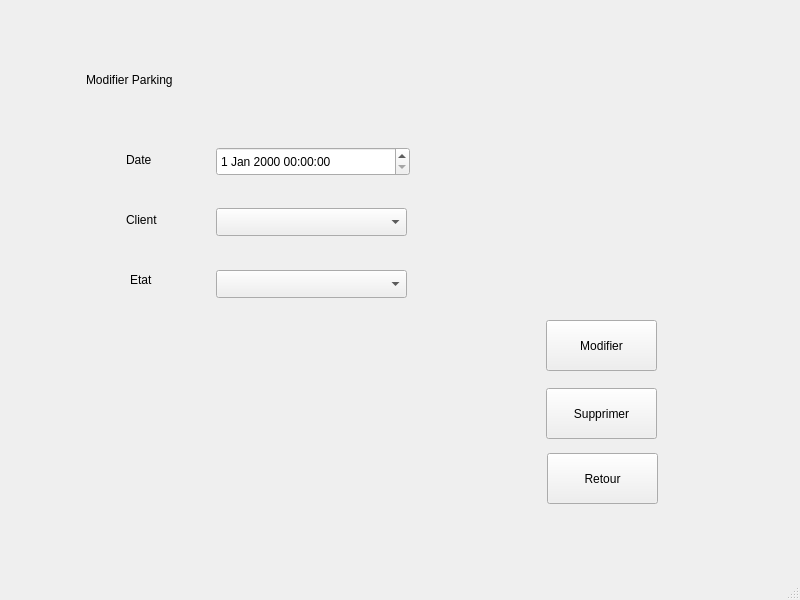
<?xml version="1.0" encoding="UTF-8"?>
<ui version="4.0">
 <class>MainWindow</class>
 <widget class="QMainWindow" name="MainWindow">
  <property name="geometry">
   <rect>
    <x>0</x>
    <y>0</y>
    <width>800</width>
    <height>600</height>
   </rect>
  </property>
  <property name="windowTitle">
   <string>MainWindow</string>
  </property>
  <widget class="QWidget" name="centralwidget">
   <widget class="QStackedWidget" name="stackedWidget">
    <property name="geometry">
     <rect>
      <x>0</x>
      <y>0</y>
      <width>781</width>
      <height>551</height>
     </rect>
    </property>
    <property name="currentIndex">
     <number>6</number>
    </property>
    <widget class="QWidget" name="page">
     <widget class="QGroupBox" name="groupBox">
      <property name="geometry">
       <rect>
        <x>120</x>
        <y>60</y>
        <width>521</width>
        <height>441</height>
       </rect>
      </property>
      <property name="title">
       <string>Menu</string>
      </property>
      <widget class="QPushButton" name="btnClient">
       <property name="geometry">
        <rect>
         <x>190</x>
         <y>90</y>
         <width>131</width>
         <height>61</height>
        </rect>
       </property>
       <property name="text">
        <string>Clients</string>
       </property>
      </widget>
      <widget class="QPushButton" name="btnParking">
       <property name="geometry">
        <rect>
         <x>190</x>
         <y>200</y>
         <width>131</width>
         <height>61</height>
        </rect>
       </property>
       <property name="text">
        <string>Parkings</string>
       </property>
      </widget>
     </widget>
    </widget>
    <widget class="QWidget" name="page_2">
     <widget class="QLabel" name="label">
      <property name="geometry">
       <rect>
        <x>30</x>
        <y>30</y>
        <width>111</width>
        <height>20</height>
       </rect>
      </property>
      <property name="text">
       <string>Gestion Clients</string>
      </property>
     </widget>
     <widget class="QPushButton" name="btnRetour1">
      <property name="geometry">
       <rect>
        <x>630</x>
        <y>468</y>
        <width>101</width>
        <height>51</height>
       </rect>
      </property>
      <property name="text">
       <string>Retour</string>
      </property>
     </widget>
     <widget class="QTableView" name="tvClient">
      <property name="geometry">
       <rect>
        <x>70</x>
        <y>120</y>
        <width>641</width>
        <height>291</height>
       </rect>
      </property>
     </widget>
     <widget class="QLineEdit" name="leSearchClient">
      <property name="geometry">
       <rect>
        <x>70</x>
        <y>80</y>
        <width>391</width>
        <height>28</height>
       </rect>
      </property>
     </widget>
     <widget class="QPushButton" name="btnAddClient">
      <property name="geometry">
       <rect>
        <x>80</x>
        <y>460</y>
        <width>141</width>
        <height>51</height>
       </rect>
      </property>
      <property name="text">
       <string>Ajouter Client</string>
      </property>
     </widget>
     <widget class="QComboBox" name="cbCSort">
      <property name="geometry">
       <rect>
        <x>590</x>
        <y>80</y>
        <width>121</width>
        <height>28</height>
       </rect>
      </property>
     </widget>
    </widget>
    <widget class="QWidget" name="page_3">
     <widget class="QLabel" name="label_2">
      <property name="geometry">
       <rect>
        <x>40</x>
        <y>30</y>
        <width>111</width>
        <height>20</height>
       </rect>
      </property>
      <property name="text">
       <string>Gestion Parkings</string>
      </property>
     </widget>
     <widget class="QPushButton" name="btnRetour2">
      <property name="geometry">
       <rect>
        <x>640</x>
        <y>460</y>
        <width>101</width>
        <height>51</height>
       </rect>
      </property>
      <property name="text">
       <string>Retour</string>
      </property>
     </widget>
     <widget class="QPushButton" name="btnAddParking">
      <property name="geometry">
       <rect>
        <x>90</x>
        <y>450</y>
        <width>141</width>
        <height>51</height>
       </rect>
      </property>
      <property name="text">
       <string>Ajouter Parking</string>
      </property>
     </widget>
     <widget class="QTableView" name="tvParking">
      <property name="geometry">
       <rect>
        <x>80</x>
        <y>110</y>
        <width>641</width>
        <height>291</height>
       </rect>
      </property>
     </widget>
     <widget class="QComboBox" name="cbPSort">
      <property name="geometry">
       <rect>
        <x>600</x>
        <y>70</y>
        <width>121</width>
        <height>28</height>
       </rect>
      </property>
     </widget>
     <widget class="QLineEdit" name="leSearchParking">
      <property name="geometry">
       <rect>
        <x>80</x>
        <y>70</y>
        <width>391</width>
        <height>28</height>
       </rect>
      </property>
     </widget>
    </widget>
    <widget class="QWidget" name="page_4">
     <widget class="QLabel" name="label_3">
      <property name="geometry">
       <rect>
        <x>50</x>
        <y>50</y>
        <width>171</width>
        <height>20</height>
       </rect>
      </property>
      <property name="text">
       <string>Ajouter Client</string>
      </property>
     </widget>
     <widget class="QPushButton" name="btnAddCRetour">
      <property name="geometry">
       <rect>
        <x>500</x>
        <y>360</y>
        <width>111</width>
        <height>51</height>
       </rect>
      </property>
      <property name="text">
       <string>Retour</string>
      </property>
     </widget>
     <widget class="QPushButton" name="btnAddC">
      <property name="geometry">
       <rect>
        <x>500</x>
        <y>292</y>
        <width>111</width>
        <height>51</height>
       </rect>
      </property>
      <property name="text">
       <string>Ajouter</string>
      </property>
     </widget>
     <widget class="QLineEdit" name="leAddCLast">
      <property name="geometry">
       <rect>
        <x>160</x>
        <y>110</y>
        <width>161</width>
        <height>28</height>
       </rect>
      </property>
     </widget>
     <widget class="QLabel" name="label_4">
      <property name="geometry">
       <rect>
        <x>60</x>
        <y>110</y>
        <width>101</width>
        <height>20</height>
       </rect>
      </property>
      <property name="text">
       <string>Nom</string>
      </property>
     </widget>
     <widget class="QLineEdit" name="leAddCFirst">
      <property name="geometry">
       <rect>
        <x>480</x>
        <y>110</y>
        <width>161</width>
        <height>28</height>
       </rect>
      </property>
     </widget>
     <widget class="QLabel" name="label_5">
      <property name="geometry">
       <rect>
        <x>380</x>
        <y>110</y>
        <width>101</width>
        <height>20</height>
       </rect>
      </property>
      <property name="text">
       <string>Prenom</string>
      </property>
     </widget>
     <widget class="QLineEdit" name="leAddCAdress">
      <property name="geometry">
       <rect>
        <x>160</x>
        <y>170</y>
        <width>161</width>
        <height>28</height>
       </rect>
      </property>
     </widget>
     <widget class="QLabel" name="label_6">
      <property name="geometry">
       <rect>
        <x>60</x>
        <y>170</y>
        <width>101</width>
        <height>20</height>
       </rect>
      </property>
      <property name="text">
       <string>Adresse</string>
      </property>
     </widget>
     <widget class="QLineEdit" name="leAddCCIN">
      <property name="geometry">
       <rect>
        <x>480</x>
        <y>170</y>
        <width>161</width>
        <height>28</height>
       </rect>
      </property>
     </widget>
     <widget class="QLabel" name="label_7">
      <property name="geometry">
       <rect>
        <x>380</x>
        <y>170</y>
        <width>101</width>
        <height>20</height>
       </rect>
      </property>
      <property name="text">
       <string>CIN</string>
      </property>
     </widget>
     <widget class="QLineEdit" name="leAddCEmail">
      <property name="geometry">
       <rect>
        <x>160</x>
        <y>240</y>
        <width>161</width>
        <height>28</height>
       </rect>
      </property>
     </widget>
     <widget class="QLabel" name="label_8">
      <property name="geometry">
       <rect>
        <x>60</x>
        <y>240</y>
        <width>101</width>
        <height>20</height>
       </rect>
      </property>
      <property name="text">
       <string>E-mail</string>
      </property>
     </widget>
    </widget>
    <widget class="QWidget" name="page_5">
     <widget class="QLabel" name="label_14">
      <property name="geometry">
       <rect>
        <x>80</x>
        <y>250</y>
        <width>101</width>
        <height>20</height>
       </rect>
      </property>
      <property name="text">
       <string>E-mail</string>
      </property>
     </widget>
     <widget class="QLineEdit" name="leAddCAdress_2">
      <property name="geometry">
       <rect>
        <x>180</x>
        <y>180</y>
        <width>161</width>
        <height>28</height>
       </rect>
      </property>
     </widget>
     <widget class="QPushButton" name="btnUpdateC">
      <property name="geometry">
       <rect>
        <x>520</x>
        <y>302</y>
        <width>111</width>
        <height>51</height>
       </rect>
      </property>
      <property name="text">
       <string>Modifier</string>
      </property>
     </widget>
     <widget class="QLabel" name="label_10">
      <property name="geometry">
       <rect>
        <x>400</x>
        <y>120</y>
        <width>101</width>
        <height>20</height>
       </rect>
      </property>
      <property name="text">
       <string>Prenom</string>
      </property>
     </widget>
     <widget class="QLineEdit" name="leAddCCIN_2">
      <property name="geometry">
       <rect>
        <x>500</x>
        <y>180</y>
        <width>161</width>
        <height>28</height>
       </rect>
      </property>
     </widget>
     <widget class="QLabel" name="label_13">
      <property name="geometry">
       <rect>
        <x>400</x>
        <y>180</y>
        <width>101</width>
        <height>20</height>
       </rect>
      </property>
      <property name="text">
       <string>CIN</string>
      </property>
     </widget>
     <widget class="QLabel" name="label_9">
      <property name="geometry">
       <rect>
        <x>80</x>
        <y>120</y>
        <width>101</width>
        <height>20</height>
       </rect>
      </property>
      <property name="text">
       <string>Nom</string>
      </property>
     </widget>
     <widget class="QLineEdit" name="leAddCEmail_2">
      <property name="geometry">
       <rect>
        <x>180</x>
        <y>250</y>
        <width>161</width>
        <height>28</height>
       </rect>
      </property>
     </widget>
     <widget class="QLineEdit" name="leAddCFirst_2">
      <property name="geometry">
       <rect>
        <x>500</x>
        <y>120</y>
        <width>161</width>
        <height>28</height>
       </rect>
      </property>
     </widget>
     <widget class="QLabel" name="label_11">
      <property name="geometry">
       <rect>
        <x>70</x>
        <y>60</y>
        <width>171</width>
        <height>20</height>
       </rect>
      </property>
      <property name="text">
       <string>Modifier Client</string>
      </property>
     </widget>
     <widget class="QLabel" name="label_12">
      <property name="geometry">
       <rect>
        <x>80</x>
        <y>180</y>
        <width>101</width>
        <height>20</height>
       </rect>
      </property>
      <property name="text">
       <string>Adresse</string>
      </property>
     </widget>
     <widget class="QPushButton" name="btnRemoveC">
      <property name="geometry">
       <rect>
        <x>520</x>
        <y>370</y>
        <width>111</width>
        <height>51</height>
       </rect>
      </property>
      <property name="text">
       <string>Supprimer</string>
      </property>
     </widget>
     <widget class="QLineEdit" name="leAddCLast_2">
      <property name="geometry">
       <rect>
        <x>180</x>
        <y>120</y>
        <width>161</width>
        <height>28</height>
       </rect>
      </property>
     </widget>
     <widget class="QPushButton" name="btnUpdateRetour">
      <property name="geometry">
       <rect>
        <x>520</x>
        <y>440</y>
        <width>111</width>
        <height>51</height>
       </rect>
      </property>
      <property name="text">
       <string>Retour</string>
      </property>
     </widget>
    </widget>
    <widget class="QWidget" name="page_6">
     <widget class="QLabel" name="label_15">
      <property name="geometry">
       <rect>
        <x>60</x>
        <y>50</y>
        <width>211</width>
        <height>20</height>
       </rect>
      </property>
      <property name="text">
       <string>Ajouter Parking</string>
      </property>
     </widget>
     <widget class="QLabel" name="label_16">
      <property name="geometry">
       <rect>
        <x>100</x>
        <y>130</y>
        <width>63</width>
        <height>20</height>
       </rect>
      </property>
      <property name="text">
       <string>Date</string>
      </property>
     </widget>
     <widget class="QDateTimeEdit" name="dateTimeEdit">
      <property name="geometry">
       <rect>
        <x>190</x>
        <y>127</y>
        <width>194</width>
        <height>29</height>
       </rect>
      </property>
     </widget>
     <widget class="QComboBox" name="cbClientAddP">
      <property name="geometry">
       <rect>
        <x>190</x>
        <y>188</y>
        <width>191</width>
        <height>28</height>
       </rect>
      </property>
     </widget>
     <widget class="QComboBox" name="cbEtatAddp">
      <property name="geometry">
       <rect>
        <x>190</x>
        <y>250</y>
        <width>191</width>
        <height>28</height>
       </rect>
      </property>
     </widget>
     <widget class="QLabel" name="label_17">
      <property name="geometry">
       <rect>
        <x>100</x>
        <y>190</y>
        <width>63</width>
        <height>20</height>
       </rect>
      </property>
      <property name="text">
       <string>Client</string>
      </property>
     </widget>
     <widget class="QLabel" name="label_18">
      <property name="geometry">
       <rect>
        <x>104</x>
        <y>250</y>
        <width>63</width>
        <height>20</height>
       </rect>
      </property>
      <property name="text">
       <string>Etat</string>
      </property>
     </widget>
     <widget class="QPushButton" name="btnAddRetourP">
      <property name="geometry">
       <rect>
        <x>520</x>
        <y>368</y>
        <width>111</width>
        <height>51</height>
       </rect>
      </property>
      <property name="text">
       <string>Retour</string>
      </property>
     </widget>
     <widget class="QPushButton" name="btnAddP">
      <property name="geometry">
       <rect>
        <x>520</x>
        <y>300</y>
        <width>111</width>
        <height>51</height>
       </rect>
      </property>
      <property name="text">
       <string>Ajouter</string>
      </property>
     </widget>
     <widget class="QComboBox" name="cbClientidAddp">
      <property name="geometry">
       <rect>
        <x>550</x>
        <y>320</y>
        <width>16</width>
        <height>16</height>
       </rect>
      </property>
     </widget>
     <zorder>cbClientidAddp</zorder>
     <zorder>label_15</zorder>
     <zorder>label_16</zorder>
     <zorder>dateTimeEdit</zorder>
     <zorder>cbClientAddP</zorder>
     <zorder>cbEtatAddp</zorder>
     <zorder>label_17</zorder>
     <zorder>label_18</zorder>
     <zorder>btnAddRetourP</zorder>
     <zorder>btnAddP</zorder>
    </widget>
    <widget class="QWidget" name="page_7">
     <widget class="QLabel" name="label_22">
      <property name="geometry">
       <rect>
        <x>130</x>
        <y>270</y>
        <width>63</width>
        <height>20</height>
       </rect>
      </property>
      <property name="text">
       <string>Etat</string>
      </property>
     </widget>
     <widget class="QComboBox" name="cbEtatUpdatep">
      <property name="geometry">
       <rect>
        <x>216</x>
        <y>270</y>
        <width>191</width>
        <height>28</height>
       </rect>
      </property>
     </widget>
     <widget class="QComboBox" name="cbClientUpdateP">
      <property name="geometry">
       <rect>
        <x>216</x>
        <y>208</y>
        <width>191</width>
        <height>28</height>
       </rect>
      </property>
     </widget>
     <widget class="QPushButton" name="btnUpdateP">
      <property name="geometry">
       <rect>
        <x>546</x>
        <y>320</y>
        <width>111</width>
        <height>51</height>
       </rect>
      </property>
      <property name="text">
       <string>Modifier</string>
      </property>
     </widget>
     <widget class="QLabel" name="label_19">
      <property name="geometry">
       <rect>
        <x>126</x>
        <y>150</y>
        <width>63</width>
        <height>20</height>
       </rect>
      </property>
      <property name="text">
       <string>Date</string>
      </property>
     </widget>
     <widget class="QDateTimeEdit" name="dteUpdateP">
      <property name="geometry">
       <rect>
        <x>216</x>
        <y>147</y>
        <width>194</width>
        <height>29</height>
       </rect>
      </property>
     </widget>
     <widget class="QLabel" name="label_20">
      <property name="geometry">
       <rect>
        <x>86</x>
        <y>70</y>
        <width>211</width>
        <height>20</height>
       </rect>
      </property>
      <property name="text">
       <string>Modifier Parking</string>
      </property>
     </widget>
     <widget class="QComboBox" name="cbClientidUpdatep">
      <property name="geometry">
       <rect>
        <x>576</x>
        <y>340</y>
        <width>16</width>
        <height>16</height>
       </rect>
      </property>
     </widget>
     <widget class="QPushButton" name="btnRemoveP">
      <property name="geometry">
       <rect>
        <x>546</x>
        <y>388</y>
        <width>111</width>
        <height>51</height>
       </rect>
      </property>
      <property name="text">
       <string>Supprimer</string>
      </property>
     </widget>
     <widget class="QLabel" name="label_21">
      <property name="geometry">
       <rect>
        <x>126</x>
        <y>210</y>
        <width>63</width>
        <height>20</height>
       </rect>
      </property>
      <property name="text">
       <string>Client</string>
      </property>
     </widget>
     <widget class="QPushButton" name="btnUpdateRetourP">
      <property name="geometry">
       <rect>
        <x>547</x>
        <y>453</y>
        <width>111</width>
        <height>51</height>
       </rect>
      </property>
      <property name="text">
       <string>Retour</string>
      </property>
     </widget>
     <zorder>cbClientidUpdatep</zorder>
     <zorder>label_22</zorder>
     <zorder>cbEtatUpdatep</zorder>
     <zorder>cbClientUpdateP</zorder>
     <zorder>btnUpdateP</zorder>
     <zorder>label_19</zorder>
     <zorder>dteUpdateP</zorder>
     <zorder>label_20</zorder>
     <zorder>btnRemoveP</zorder>
     <zorder>label_21</zorder>
     <zorder>btnUpdateRetourP</zorder>
    </widget>
   </widget>
  </widget>
  <widget class="QMenuBar" name="menubar">
   <property name="geometry">
    <rect>
     <x>0</x>
     <y>0</y>
     <width>800</width>
     <height>25</height>
    </rect>
   </property>
  </widget>
  <widget class="QStatusBar" name="statusbar"/>
 </widget>
 <resources/>
 <connections/>
</ui>
